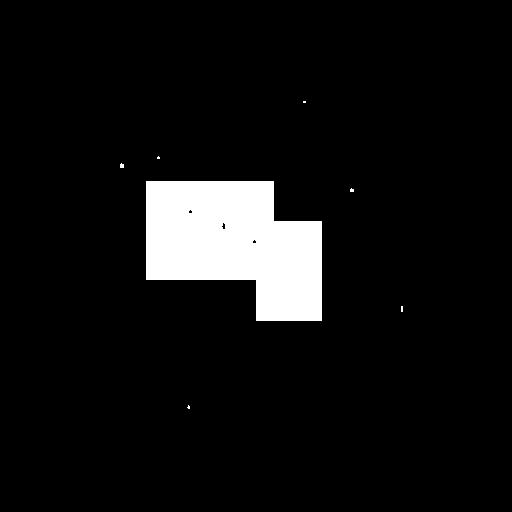
#> input picture data/morphology.jpg, 512 x 512 px, found by its file name
$ python 0610.py
#> lines starting #> are read from the running program, lines starting #| are printed output that depends on the picture
# 0610.py
# morphologyEx() 모폴로자 연산
import cv2
import numpy as np

src = cv2.imread('./data/morphology.jpg', cv2.IMREAD_GRAYSCALE)
#> src is the input picture: shape (512, 512); min 0, max 255, mean 17.8
kernel = cv2.getStructuringElement(shape=cv2.MORPH_RECT, ksize=(3,3))
closing = cv2.morphologyEx(src, cv2.MORPH_CLOSE, kernel, iterations=5)
opening =cv2.morphologyEx(closing, cv2.MORPH_OPEN, kernel, iterations=5)
gradient = cv2.morphologyEx(opening, cv2.MORPH_GRADIENT, kernel)
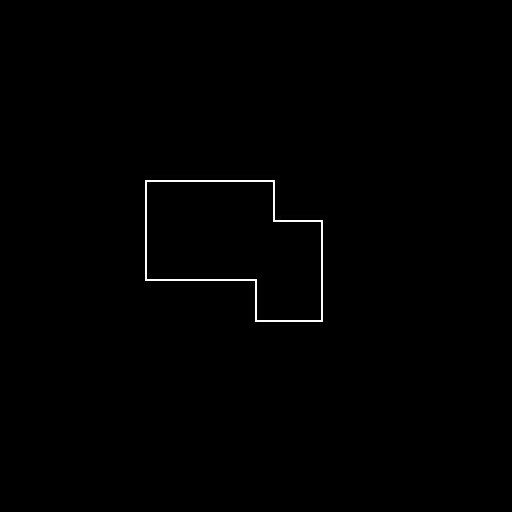
#> gradient: shape (512, 512); min 0, max 255, mean 1.2
##gradient = cv2.morphologyEx(opening, cv2.MORPH_GRADIENT, kernel, iterations=5)

tophat = cv2.morphologyEx(src, cv2.MORPH_TOPHAT, kernel, iterations=5)
balckhat = cv2.morphologyEx(src, cv2.MORPH_BLACKHAT, kernel, iterations=5)

cv2.imshow('opening', opening)
cv2.imshow('closing', closing)
cv2.imshow('gradient', gradient)
cv2.imshow('tophat', tophat)
cv2.imshow('balckhat', balckhat)
cv2.waitKey()
cv2.destroyAllWindows
